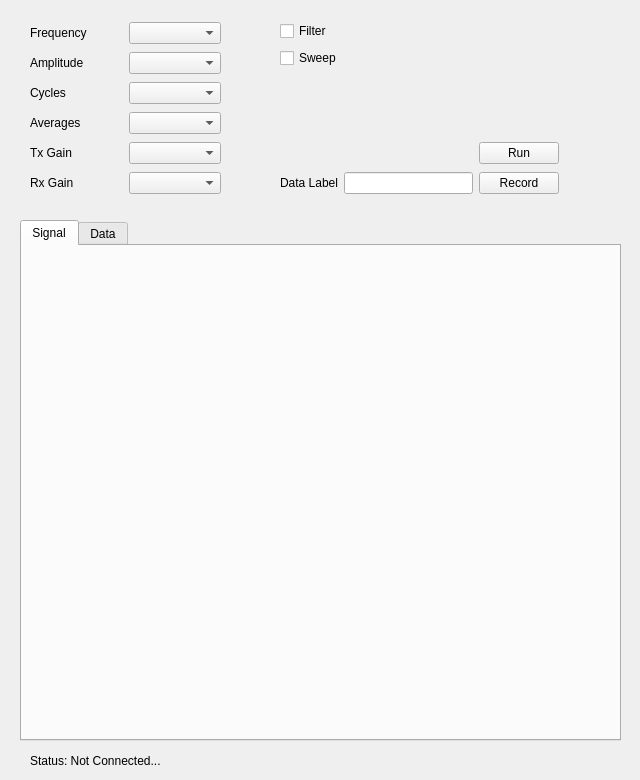
<?xml version="1.0" encoding="UTF-8"?>
<ui version="4.0">
 <class>Widget</class>
 <widget class="QWidget" name="Widget">
  <property name="geometry">
   <rect>
    <x>0</x>
    <y>0</y>
    <width>640</width>
    <height>780</height>
   </rect>
  </property>
  <property name="windowTitle">
   <string>Widget</string>
  </property>
  <widget class="QWidget" name="layoutWidget">
   <property name="geometry">
    <rect>
     <x>30</x>
     <y>20</y>
     <width>191</width>
     <height>176</height>
    </rect>
   </property>
   <layout class="QVBoxLayout" name="verticalLayout">
    <item>
     <layout class="QHBoxLayout" name="horizontalLayout_4">
      <item>
       <widget class="QLabel" name="label_4">
        <property name="text">
         <string>Frequency</string>
        </property>
       </widget>
      </item>
      <item>
       <widget class="QComboBox" name="comboBox_freq"/>
      </item>
     </layout>
    </item>
    <item>
     <layout class="QHBoxLayout" name="horizontalLayout">
      <item>
       <widget class="QLabel" name="label">
        <property name="text">
         <string>Amplitude</string>
        </property>
       </widget>
      </item>
      <item>
       <widget class="QComboBox" name="comboBox_amp"/>
      </item>
     </layout>
    </item>
    <item>
     <layout class="QHBoxLayout" name="horizontalLayout_5">
      <item>
       <widget class="QLabel" name="label_5">
        <property name="text">
         <string>Cycles</string>
        </property>
       </widget>
      </item>
      <item>
       <widget class="QComboBox" name="comboBox_cycles"/>
      </item>
     </layout>
    </item>
    <item>
     <layout class="QHBoxLayout" name="horizontalLayout_3">
      <item>
       <widget class="QLabel" name="label_3">
        <property name="text">
         <string>Averages</string>
        </property>
       </widget>
      </item>
      <item>
       <widget class="QComboBox" name="comboBox_avg"/>
      </item>
     </layout>
    </item>
    <item>
     <layout class="QHBoxLayout" name="horizontalLayout_2">
      <item>
       <widget class="QLabel" name="label_2">
        <property name="text">
         <string>Tx Gain</string>
        </property>
       </widget>
      </item>
      <item>
       <widget class="QComboBox" name="comboBox_txgain"/>
      </item>
     </layout>
    </item>
    <item>
     <layout class="QHBoxLayout" name="horizontalLayout_6">
      <item>
       <widget class="QLabel" name="label_6">
        <property name="text">
         <string>Rx Gain</string>
        </property>
       </widget>
      </item>
      <item>
       <widget class="QComboBox" name="comboBox_rxgain"/>
      </item>
     </layout>
    </item>
   </layout>
  </widget>
  <widget class="QTabWidget" name="tabWidget">
   <property name="geometry">
    <rect>
     <x>20</x>
     <y>220</y>
     <width>601</width>
     <height>521</height>
    </rect>
   </property>
   <property name="currentIndex">
    <number>0</number>
   </property>
   <widget class="QWidget" name="tabSignal">
    <attribute name="title">
     <string>Signal</string>
    </attribute>
   </widget>
   <widget class="QWidget" name="tabData">
    <attribute name="title">
     <string>Data</string>
    </attribute>
    <widget class="QTableWidget" name="tableData">
     <property name="geometry">
      <rect>
       <x>10</x>
       <y>10</y>
       <width>571</width>
       <height>471</height>
      </rect>
     </property>
    </widget>
   </widget>
  </widget>
  <widget class="QLabel" name="label_Status">
   <property name="geometry">
    <rect>
     <x>30</x>
     <y>750</y>
     <width>141</width>
     <height>22</height>
    </rect>
   </property>
   <property name="text">
    <string>Status: Not Connected...</string>
   </property>
  </widget>
  <widget class="QWidget" name="layoutWidget">
   <property name="geometry">
    <rect>
     <x>280</x>
     <y>140</y>
     <width>279</width>
     <height>56</height>
    </rect>
   </property>
   <layout class="QGridLayout" name="gridLayout">
    <item row="0" column="0">
     <spacer name="horizontalSpacer">
      <property name="orientation">
       <enum>Qt::Horizontal</enum>
      </property>
      <property name="sizeHint" stdset="0">
       <size>
        <width>40</width>
        <height>20</height>
       </size>
      </property>
     </spacer>
    </item>
    <item row="0" column="1">
     <widget class="QPushButton" name="pushButtonRun">
      <property name="text">
       <string>Run</string>
      </property>
     </widget>
    </item>
    <item row="1" column="0">
     <layout class="QHBoxLayout" name="horizontalLayout_7">
      <item>
       <widget class="QLabel" name="label_7">
        <property name="text">
         <string>Data Label</string>
        </property>
       </widget>
      </item>
      <item>
       <widget class="QLineEdit" name="lineEditDataLabel"/>
      </item>
     </layout>
    </item>
    <item row="1" column="1">
     <widget class="QPushButton" name="pushButtonRecord">
      <property name="text">
       <string>Record</string>
      </property>
     </widget>
    </item>
   </layout>
  </widget>
  <widget class="QWidget" name="layoutWidget">
   <property name="geometry">
    <rect>
     <x>280</x>
     <y>20</y>
     <width>71</width>
     <height>51</height>
    </rect>
   </property>
   <layout class="QVBoxLayout" name="verticalLayout_2">
    <item>
     <widget class="QCheckBox" name="checkBoxFilter">
      <property name="text">
       <string>Filter</string>
      </property>
     </widget>
    </item>
    <item>
     <widget class="QCheckBox" name="checkBoxSweep">
      <property name="text">
       <string>Sweep</string>
      </property>
     </widget>
    </item>
   </layout>
  </widget>
 </widget>
 <resources/>
 <connections/>
</ui>
